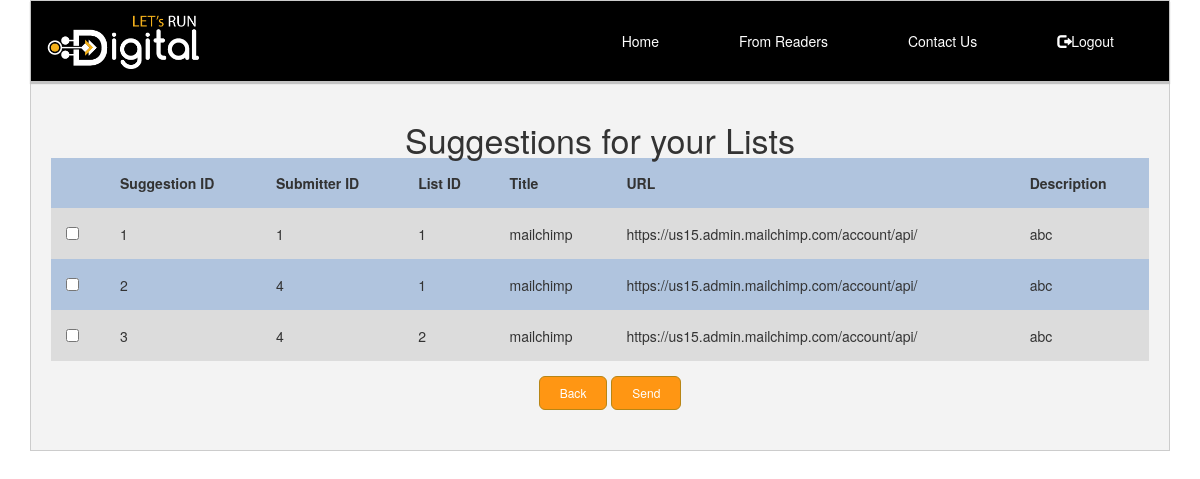
The app's page /curatoroptionsviewsuggestions (signed in) with its own data.
### tables this page shows
CREATE TABLE submitter_suggestions(ss_id INTEGER PRIMARY KEY  AUTOINCREMENT,user_id INTEGER,list_id INTEGER,url TEXT,title TEXT,description TEXT,FOREIGN KEY(user_id) REFERENCES users(user_id),FOREIGN KEY(list_id) REFERENCES lists(list_id),UNIQUE(user_id,list_id,url));

### app.py (the view)
@app.route('/curatoroptionsviewsuggestions')
@deco.login_required
def view_suggestions():
    g.db = connect_database()
    c=g.db.execute('SELECT * from submitter_suggestions')
    details=[dict(ss_id=row[0],user_id=row[1],list_id=row[2],url=row[3],title=row[4],description=row[5])for row in c.fetchall()]
    return render_template('curatorviewsuggestions.html',details=details)

### app.py (called while the page is built)
def connect_database():
    return sqlite3.connect(app.config['DATABASE'])

### deco.py (called while the page is built)
def login_required(test):
    @wraps(test)
    def wrap(*args,**kwargs):
        if session['logged_in'] == True :
            print('i m not clearing session')
            return test(*args,**kwargs)
        else:
            flash('login required !!')
            return render_template('Subscribe.html')
    return wrap

### templates/curatorviewsuggestions.html (shortened to what this page needs)
<!DOCTYPE html>
{% extends 'masteroutlay_logout.html' %}
    {% block heading %}Suggestions for your Lists{% endblock %}
    {% block suggestions_table %}
<html lang="en">
<head>
</head>
<body>
            <form action="{{url_for('send_newsletterfromsuggestions')}}" method="post">
                <div style="margin-right:20px;">
                <table  style="width:100%">
                <tr>
                    <th></th>
                    <th>Suggestion ID</th>
                    <th>Submitter ID</th>
                    <th>List ID</th>
                    <th>Title</th>
                    <th>URL</th>
                    <th>Description</th>
                </tr>
                {% for item in details %}
                <tr>
                    <td><input type="checkbox" name="selectedlists" value="{{item.list_id}}"></td>
                    <td>{{item.ss_id}}</td>
                    <td>{{item.user_id}}</td>
                    <td>{{item.list_id}}</td>
                    <td>{{item.title}}</td>
                    <td>{{item.url}}</td>
                    <td>{{item.description}}</td>
                </tr>
                {% endfor %}
                </table>
                </div>
                <div class="btn-container">
                    <button type="button" onclick="history.go(-1)" class="btn btn-info btn-lg">Back</button>
                    <button type="submit" class="btn btn-info btn-lg">Send</button>
                </div>
            </form>
    </body>
</html>
{% endblock %}

### static/index.css (style rules this page uses)
.btn-container { margin:15px 0 40px 0; padding: 0 0 0 0;text-align: center; }
.btn-container .btn { padding: 8px 20px; font-size: 12px; background: #ff9613; border: 1px solid #b78515; }
.mail-img form { padding: 0px; margin: 0px; }

### templates/curatorviewsuggestions.html (style rules this page uses)
th,td { padding:15px; text-align:left; }
table tr:nth-child(even) { background-color: gainsboro;  }
table tr:nth-child(odd) { background-color: lightsteelblue ;  }

### records on screen
submitter_suggestions: ss_id "1", user_id "1", list_id "1", title "mailchimp", url "https://us15.admin.mailchimp.com/account/api/", description "abc"
submitter_suggestions: ss_id "2", user_id "4", list_id "1", title "mailchimp", url "https://us15.admin.mailchimp.com/account/api/", description "abc"
submitter_suggestions: ss_id "3", user_id "4", list_id "2", title "mailchimp", url "https://us15.admin.mailchimp.com/account/api/", description "abc"
